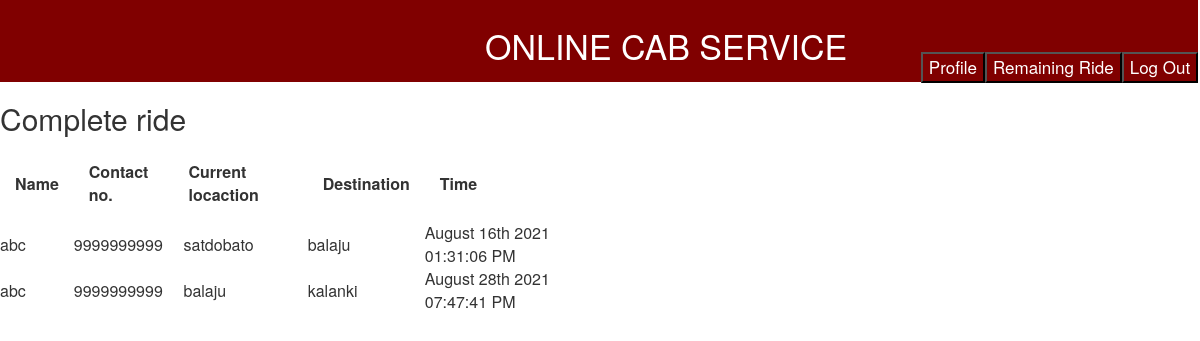
Screenshot of /process/userridehistory.php (signed in) with the database file from the repository.
### tables this page shows
CREATE TABLE IF NOT EXISTS `apply_ride` (
  `id` int(11) NOT NULL,
  `current_location` varchar(100) DEFAULT NULL,
  `destination` varchar(100) DEFAULT NULL,
  `time` varchar(100) DEFAULT NULL,
  `userid` int(11) NOT NULL,
  `status` enum('approve','reject') DEFAULT NULL,
  `driver_name` varchar(100) NOT NULL,
  `remarks` varchar(100) NOT NULL
);

CREATE TABLE IF NOT EXISTS `tbl_user` (
  `id` int(11) NOT NULL,
  `name` varchar(100) NOT NULL,
  `user_name` varchar(100) NOT NULL,
  `password` varchar(100) NOT NULL,
  `mobile` varchar(10) NOT NULL,
  `email` varchar(100) NOT NULL,
  `date_of_birth` varchar(100) NOT NULL,
  `address` varchar(100) NOT NULL,
  `gender` varchar(100) NOT NULL,
  `user_type` varchar(100) NOT NULL,
  `date_of_join` varchar(100) NOT NULL
);

### process/userridehistory.php (the view, shortened to what this page needs)
<html>
 <head>
    <link rel="stylesheet" href="https://use.fontawesome.com/releases/v5.8.2/css/all.css">
    <link rel="stylesheet" href="../css/bootstrap.min.css">
    <link rel="stylesheet" href="../css/style.css">
 </head>
 <body>
    <div class="row topnav">
         <h3 style="margin-left: 500px;">Online Cab Service</h3>
         <a href="logoutprocess.php">   <button style="float:right; margin-top:-22px; background-color:maroon;"> Log Out
         </button>
         </a>
         <a href="remainingride.php">   <button style="float:right; margin-top:-22px; background-color:maroon;">Remaining Ride
         </button>
         </a>
         <a href="../userprofile.php">   <button style="float:right; margin-top:-22px; background-color:maroon;">Profile
         </button>
         </a>
         <br>
         </div>
      <?php
     $id=$_SESSION['id'];
       include('../db/connection.php');
                      $query= "SELECT tbl_user.id, tbl_user.name, tbl_user.mobile, tbl_user.email, apply_ride.current_location, apply_ride.destination, apply_ride.time, apply_ride.id, apply_ride.userid
                      FROM tbl_user
                      INNER JOIN apply_ride
                      ON tbl_user.id=apply_ride.userid WHERE apply_ride.remarks ='complete' AND apply_ride.userid='$id' ";
        $result = $conn->query($query);
       if($result->num_rows>0){ ?>
       <h2>Complete ride</h2>
          <table style="width:50%; ">
             <thead >
                <th style=" padding:15px;">Name</th>
                <th style=" padding:15px;">Contact no.</th>
<th style=" padding:5px;">Current locaction</th>
                <th style=" padding:15px;"> Destination</th>
                <th style=" padding:15px;"> Time</th>
             </thead>
           <?php while($row = $result->fetch_assoc()){ ?>
              <tr>
                <td><?php echo $row['name'];?></td>
                <td><?php echo $row['mobile'];?></td>
                <td><?php echo $row['current_location'];?></td>
               <td><?php echo $row['destination'];?></td>
                <td><?php echo $row['time'];?></td>
                   </tr>
            <?php  } ?>
           </table>
        <?php }else{ ?>
           <h3 style="color:black;">No result found</h3>
        <?php }
      ?>
         </body>
         </html>

### css/style.css (style rules this page uses)
body { margin: 0px; padding: 0px; overflow-x: hidden; }
.topnav { background-color: maroon; color: white; width: 101.1% !important; height: 82px; }
.topnav>h3 { margin-left: 100px; text-transform: uppercase; margin-top: 27px; font-size: 34px; }
a { text-decoration:none; font-size:17px; color:white; padding:3px 3px; border-radius: 27px; }

### rows the page displays
apply_ride: userid.name "abc", userid.mobile "9999999999", current_location "satdobato", destination "balaju", time "August 16th 2021 01:31:06 PM"
apply_ride: userid.name "abc", userid.mobile "9999999999", current_location "balaju", destination "kalanki", time "August 28th 2021 07:47:41 PM"
